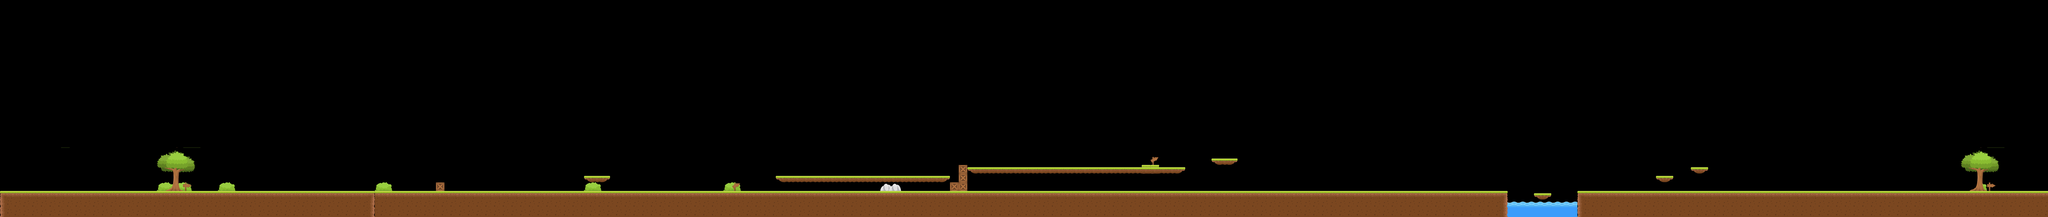

A 2D game scene composited from a Tiled map and its tileset images. What follows is a short description and the map's XML, with each tile layer's data collapsed to a summary:
An orthogonal 235x25 tile map with 64x64 px tiles, 2 tile layers (Tile Layer 2, Tile Layer 1), 2 tilesets and 61 objects.

<map version="1.0" tiledversion="1.1.5" orientation="orthogonal" renderorder="left-up" width="235" height="25" tilewidth="64" tileheight="64" infinite="0" nextobjectid="225">
 <tileset firstgid="1" name="Untitled" tilewidth="64" tileheight="64" tilecount="81" columns="9">
  <image source="tileset_map.png" trans="9ef3d4" width="600" height="600" />
 </tileset>
 <tileset firstgid="82" name="Stone" tilewidth="90" tileheight="54" tilecount="1" columns="1">
  <image source="Stone.png" trans="9ef3d4" width="90" height="54" />
 </tileset>
 <layer name="Tile Layer 2" width="235" height="25">
  <data>[5875 cells, 31 non-empty, 20 distinct tile ids]</data>
 </layer>
 <objectgroup name="Land" opacity="0.9">
  <object id="66" x="0" y="1412.12" width="11063.2" height="184.848" />
  <object id="79" x="3201" y="1345" width="59" height="61" />
  <object id="81" x="4291" y="1297" width="184" height="6" />
  <object id="86" x="5696.33" y="1297" width="1279.64" height="15.1515" />
  <object id="87" x="7123.97" y="1233.36" width="1586.55" height="15.1515" />
  <object id="88" x="8891.85" y="1172.15" width="181.818" height="9.09091" />
  <object id="155" x="11585.2" y="1410.79" width="3460" height="193.333" />
  <object id="160" x="11264" y="1429" width="126" height="7" />
  <object id="162" x="12166" y="1301" width="117" height="4" />
  <object id="163" x="12423" y="1238" width="116" height="7" />
 </objectgroup>
 <objectgroup name="Monster">
  <object id="147" x="10160" y="1340" width="16" height="15" />
  <object id="175" x="13475.9" y="1377.27" />
 </objectgroup>
 <objectgroup name="DieLand">
  <object id="121" x="7039" y="1253" width="15" height="153" />
  <object id="161" x="11078.2" y="1563.64" width="493.939" height="30.303" />
 </objectgroup>
 <objectgroup name="Button">
  <object id="80" x="3070.67" y="1228.67" width="18" height="16.6667" />
  <object id="91" x="4174" y="1217" width="32" height="25.3333" />
  <object id="92" x="5558.52" y="1203.79" width="60" height="36" />
  <object id="93" x="6911" y="1109" width="44" height="56" />
  <object id="94" x="8686" y="1097.67" width="26.6667" height="25.3333" />
  <object id="95" x="9034.58" y="1056.36" width="20" height="21.3333" />
  <object id="156" x="11145" y="1325.95" />
  <object id="159" x="11532" y="1330" />
  <object id="164" x="12144" y="1250" />
  <object id="165" x="12434" y="1174" />
  <object id="170" x="12678" y="1136.88" />
  <object id="214" x="1032" y="1308" />
  <object id="218" x="2140" y="1288" />
 </objectgroup>
 <objectgroup name="Mushroom" />
 <objectgroup name="Ring">
  <object id="136" x="7969" y="1173" />
  <object id="137" x="8046" y="1172" />
  <object id="138" x="8119" y="1171" />
  <object id="139" x="9083" y="1069" />
  <object id="140" x="9137" y="1020" />
  <object id="141" x="9181" y="1074" />
  <object id="144" x="9250.67" y="1156" width="21.3333" height="18.6667" />
  <object id="145" x="9316" y="1248" width="17.3333" height="17.3333" />
  <object id="146" x="9374.67" y="1346.67" width="18.6667" height="18.6667" />
  <object id="166" x="12052" y="1310" />
  <object id="167" x="12110" y="1270" />
  <object id="168" x="12312" y="1210" />
  <object id="169" x="12386" y="1182" />
  <object id="171" x="12647" y="1214" />
  <object id="172" x="12716" y="1214" />
  <object id="173" x="12682" y="1181" />
  <object id="174" x="12682" y="1214" />
  <object id="187" x="13693.3" y="1366.67" />
  <object id="188" x="13890.3" y="1369.7" />
  <object id="189" x="14035.8" y="1369.7" />
  <object id="190" x="14211.5" y="1363.64" />
  <object id="191" x="14347.9" y="1369.7" />
  <object id="210" x="1472" y="1388" />
  <object id="211" x="1968" y="1376" />
  <object id="212" x="2084" y="1380" width="4" />
  <object id="215" x="1132" y="1252" />
  <object id="216" x="1228" y="1228" />
  <object id="217" x="1328" y="1252" />
  <object id="219" x="2220" y="1264" />
  <object id="220" x="2280" y="1252" />
  <object id="221" x="2344" y="1284" />
  <object id="222" x="4552" y="1196" />
  <object id="223" x="4640" y="1216" />
  <object id="224" x="4684" y="1264" />
 </objectgroup>
 <layer name="Tile Layer 1" width="235" height="25">
  <data>[5875 cells, 820 non-empty, 40 distinct tile ids]</data>
 </layer>
</map>
